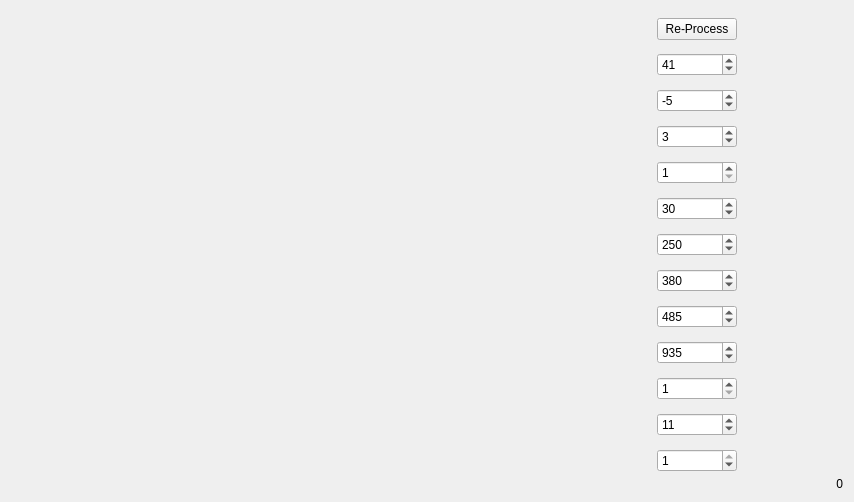
      <widget class="QWidget" name="SnapTab">
       <attribute name="title">
        <string>Snap</string>
       </attribute>
       <layout class="QHBoxLayout" name="horizontalLayout_2">
        <item>
         <widget class="QLabel" name="SnapLabel">
          <property name="sizePolicy">
           <sizepolicy hsizetype="Preferred" vsizetype="Preferred">
            <horstretch>75</horstretch>
            <verstretch>0</verstretch>
           </sizepolicy>
          </property>
          <property name="minimumSize">
           <size>
            <width>640</width>
            <height>480</height>
           </size>
          </property>
          <property name="contextMenuPolicy">
           <enum>Qt::CustomContextMenu</enum>
          </property>
          <property name="text">
           <string/>
          </property>
          <property name="scaledContents">
           <bool>false</bool>
          </property>
         </widget>
        </item>
        <item>
         <layout class="QVBoxLayout" name="verticalLayout_2">
          <item>
           <widget class="QPushButton" name="snap_reprocess_button">
            <property name="sizePolicy">
             <sizepolicy hsizetype="Preferred" vsizetype="Fixed">
              <horstretch>25</horstretch>
              <verstretch>0</verstretch>
             </sizepolicy>
            </property>
            <property name="text">
             <string>Re-Process</string>
            </property>
           </widget>
          </item>
          <item>
           <widget class="QSpinBox" name="snap_param_1">
            <property name="maximum">
             <number>10000</number>
            </property>
            <property name="value">
             <number>41</number>
            </property>
           </widget>
          </item>
          <item>
           <widget class="QSpinBox" name="snap_param_2">
            <property name="minimum">
             <number>-10</number>
            </property>
            <property name="maximum">
             <number>10000</number>
            </property>
            <property name="value">
             <number>-5</number>
            </property>
           </widget>
          </item>
          <item>
           <widget class="QSpinBox" name="snap_param_3">
            <property name="minimum">
             <number>1</number>
            </property>
            <property name="maximum">
             <number>16</number>
            </property>
            <property name="value">
             <number>3</number>
            </property>
           </widget>
          </item>
          <item>
           <widget class="QSpinBox" name="snap_param_4">
            <property name="minimum">
             <number>1</number>
            </property>
           </widget>
          </item>
          <item>
           <widget class="QSpinBox" name="snap_param_5">
            <property name="minimum">
             <number>1</number>
            </property>
            <property name="maximum">
             <number>1000</number>
            </property>
            <property name="value">
             <number>30</number>
            </property>
           </widget>
          </item>
          <item>
           <widget class="QSpinBox" name="snap_param_6">
            <property name="minimum">
             <number>1</number>
            </property>
            <property name="maximum">
             <number>1000</number>
            </property>
            <property name="value">
             <number>250</number>
            </property>
           </widget>
          </item>
          <item>
           <widget class="QSpinBox" name="snap_param_7">
            <property name="minimum">
             <number>1</number>
            </property>
            <property name="maximum">
             <number>1000</number>
            </property>
            <property name="value">
             <number>380</number>
            </property>
           </widget>
          </item>
          <item>
           <widget class="QSpinBox" name="snap_param_8">
            <property name="minimum">
             <number>1</number>
            </property>
            <property name="maximum">
             <number>1000</number>
            </property>
            <property name="value">
             <number>485</number>
            </property>
           </widget>
          </item>
          <item>
           <widget class="QSpinBox" name="snap_param_9">
            <property name="maximum">
             <number>1000</number>
            </property>
            <property name="value">
             <number>935</number>
            </property>
           </widget>
          </item>
          <item>
           <widget class="QSpinBox" name="snap_param_10">
            <property name="minimum">
             <number>1</number>
            </property>
            <property name="maximum">
             <number>20</number>
            </property>
           </widget>
          </item>
          <item>
           <widget class="QSpinBox" name="snap_param_11">
            <property name="minimum">
             <number>1</number>
            </property>
            <property name="maximum">
             <number>499</number>
            </property>
            <property name="singleStep">
             <number>2</number>
            </property>
            <property name="value">
             <number>11</number>
            </property>
           </widget>
          </item>
          <item>
           <widget class="QSpinBox" name="snap_param_12">
            <property name="minimum">
             <number>0</number>
            </property>
            <property name="maximum">
             <number>1</number>
            </property>
            <property name="singleStep">
             <number>2</number>
            </property>
            <property name="value">
             <number>1</number>
            </property>
           </widget>
          </item>
         </layout>
        </item>
        <item>
         <widget class="QLabel" name="scansLabel">
          <property name="minimumSize">
           <size>
            <width>100</width>
            <height>0</height>
           </size>
          </property>
          <property name="maximumSize">
           <size>
            <width>100</width>
            <height>16777215</height>
           </size>
          </property>
          <property name="text">
           <string>0</string>
          </property>
          <property name="alignment">
           <set>Qt::AlignBottom|Qt::AlignRight|Qt::AlignTrailing</set>
          </property>
         </widget>
        </item>
       </layout>
      </widget>
